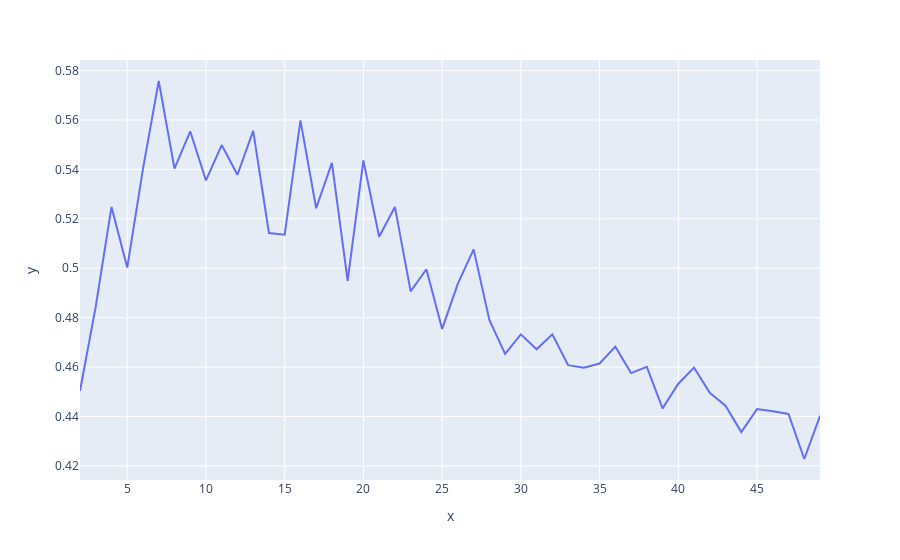

This figure's notebook cell:
### Code cell
# Graph for coherence values and number of topics
limit=50; start=2; step=1;
x = range(start, limit, step)
fig=px.line(x=x, xaxis_title='Num_Topics' y=coherence_values, yaxis_title='Coherence_Values')

fig.show()# Print the coherence scores+

### Figure 1 — Plotly figure (JSON) as saved in the notebook; plotly's stock layout.template omitted (floating-point values rounded to 4 significant figures)
{"data": [{"hovertemplate": "x=%{x}<br>y=%{y}<extra></extra>", "legendgroup": "", "line": {"color": "#636efa", "dash": "solid"}, "marker": {"symbol": "circle"}, "mode": "lines", "name": "", "orientation": "v", "showlegend": false, "type": "scatter", "x": [2, 3, 4, 5, 6, 7, 8, 9, 10, 11, 12, 13, 14, 15, 16, 17, 18, 19, 20, 21, 22, 23, 24, 25, 26, 27, 28, 29, 30, 31, 32, 33, 34, 35, 36, 37, 38, 39, 40, 41, 42, 43, 44, 45, 46, 47, 48, 49], "xaxis": "x", "y": [0.4503, 0.4845, 0.5248, 0.5003, 0.5402, 0.5758, 0.5403, 0.5554, 0.5355, 0.5498, 0.5378, 0.5556, 0.5143, 0.5136, 0.5599, 0.5243, 0.5427, 0.4949, 0.5436, 0.5127, 0.5248, 0.4906, 0.4996, 0.4754, 0.4938, 0.5076, 0.4791, 0.4653, 0.4732, 0.4672, 0.4732, 0.4608, 0.4597, 0.4614, 0.4683, 0.4576, 0.4601, 0.4433, 0.4533, 0.4598, 0.4496, 0.4444, 0.4337, 0.443, 0.4421, 0.441, 0.4228, 0.4403], "yaxis": "y"}], "layout": {"legend": {"tracegroupgap": 0}, "margin": {"t": 60}, "xaxis": {"anchor": "y", "domain": [0, 1], "title": {"text": "x"}}, "yaxis": {"anchor": "x", "domain": [0, 1], "title": {"text": "y"}}}}
